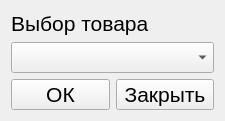
<?xml version="1.0" encoding="UTF-8"?>
<ui version="4.0">
 <class>Form</class>
 <widget class="QWidget" name="Form">
  <property name="geometry">
   <rect>
    <x>0</x>
    <y>0</y>
    <width>225</width>
    <height>121</height>
   </rect>
  </property>
  <property name="minimumSize">
   <size>
    <width>225</width>
    <height>120</height>
   </size>
  </property>
  <property name="maximumSize">
   <size>
    <width>225</width>
    <height>121</height>
   </size>
  </property>
  <property name="windowTitle">
   <string>Товар</string>
  </property>
  <layout class="QGridLayout" name="gridLayout">
   <item row="0" column="0">
    <widget class="QLabel" name="title_label">
     <property name="font">
      <font>
       <pointsize>16</pointsize>
      </font>
     </property>
     <property name="text">
      <string>Выбор товара</string>
     </property>
    </widget>
   </item>
   <item row="1" column="0">
    <widget class="QComboBox" name="products">
     <property name="font">
      <font>
       <pointsize>16</pointsize>
      </font>
     </property>
    </widget>
   </item>
   <item row="2" column="0">
    <layout class="QHBoxLayout" name="horizontalLayout">
     <item>
      <widget class="QPushButton" name="ok">
       <property name="font">
        <font>
         <pointsize>16</pointsize>
        </font>
       </property>
       <property name="text">
        <string>ОК</string>
       </property>
      </widget>
     </item>
     <item>
      <widget class="QPushButton" name="closing">
       <property name="font">
        <font>
         <pointsize>16</pointsize>
        </font>
       </property>
       <property name="text">
        <string>Закрыть</string>
       </property>
      </widget>
     </item>
    </layout>
   </item>
  </layout>
 </widget>
 <resources/>
 <connections/>
</ui>
